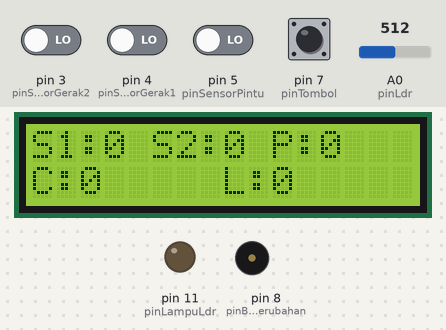
Simulated run of this sketch. Board: Arduino Uno, built with avr-gcc and run on an emulated ATmega328P. Parts: 16×2 character LCD, output pins drawn as LEDs (lit = HIGH), buzzer (waves = sounding, pin HIGH). The test bench sets the inputs (shaded band); at power-on: pin 7 (pinTombol) HIGH, pin 3 (pinSensorGerak2), pin 4 (pinSensorGerak1), pin 5 (pinSensorPintu) LOW, A0 (pinLdr) = 512. What the sketch prints to the serial monitor is not drawn.

Above: at 1.2 s.
1.3 s: pin 7 (pinTombol) pulled LOW for 1 s
At 3.1 s:
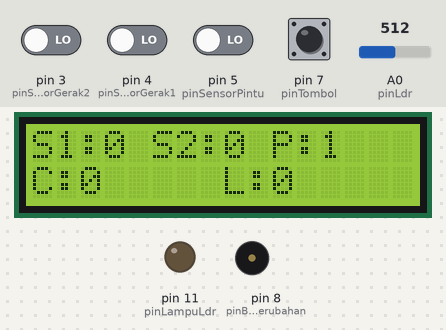
3.8 s: pin 5 (pinSensorPintu) driven HIGH
At 4.9 s:
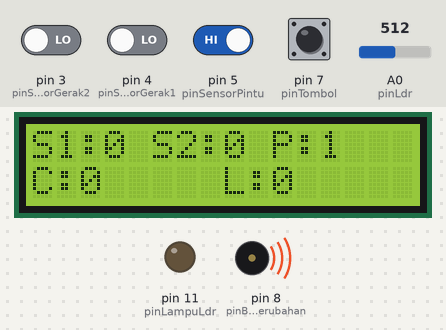
5.3 s: pin 7 (pinTombol) pulled LOW for 0.15 s
At 8.26 s:
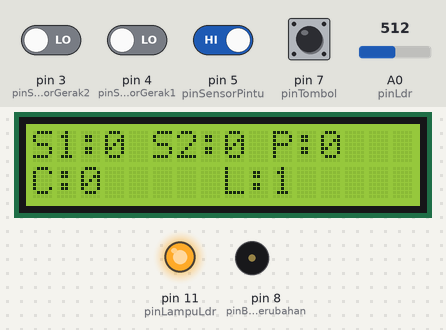
8.4 s: pin 7 (pinTombol) pulled LOW for 0.15 s
At 9.4 s:
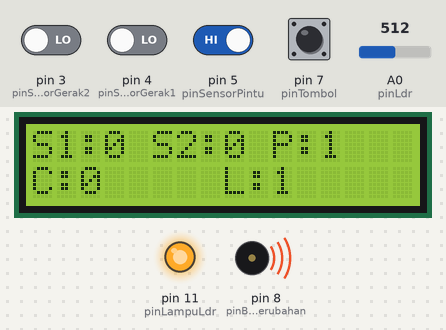
10.0 s: pin 3 (pinSensorGerak2) driven HIGH
At 10.5 s:
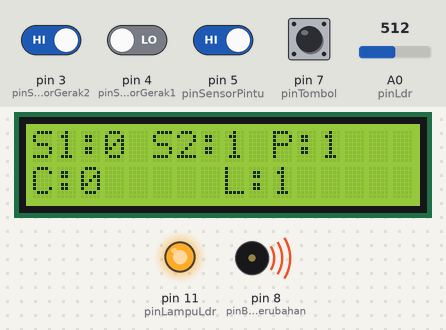
11.5 s: pin 4 (pinSensorGerak1) driven HIGH
At 13.0 s:
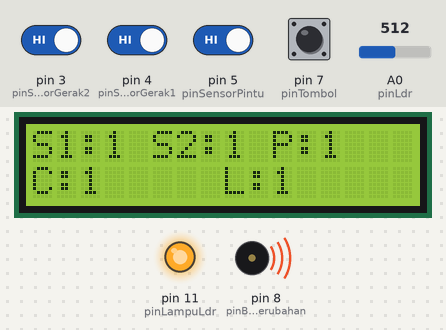
Timing chart, 0 to 14.1 s (numbered marks = the images above; inputs shaded):
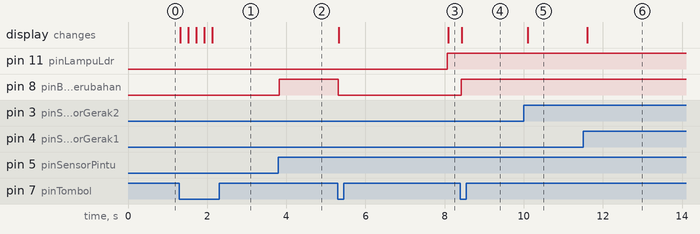

The sketch:

keamananBaru.ino
```cpp
#include <Wire.h>
#include <LiquidCrystal_I2C.h>
#include <TaskScheduler.h>

LiquidCrystal_I2C lcd(0x27, 16, 2);

class SensorPintu {
public:
    int pinSensorPintu;
    int pinBuzzer;
    int pinTombol;

    bool alarmAktif = false;
    bool statusTombol = false;
    unsigned long waktuTombolTerakhir = 0;
    const unsigned long debounceDelay = 200;

    SensorPintu(int _pinSensorPintu, int _pinBuzzer, int _pinTombol) {
        pinSensorPintu = _pinSensorPintu;
        pinBuzzer = _pinBuzzer;
        pinTombol = _pinTombol;
    }

    void init() {
        pinMode(pinSensorPintu, INPUT);
        pinMode(pinBuzzer, OUTPUT);
        pinMode(pinTombol, INPUT_PULLUP);
    }

    void cekPintu() {
        int statePintu = digitalRead(pinSensorPintu);
        int currentTombolState = digitalRead(pinTombol);
        unsigned long currentMillis = millis();

        if (currentTombolState == LOW && (currentMillis - waktuTombolTerakhir >= debounceDelay)) {
            alarmAktif = !alarmAktif;
            waktuTombolTerakhir = currentMillis;
            Serial.print("Alarm ");
            Serial.println(alarmAktif ? "Aktif" : "Nonaktif");
        }

        if (alarmAktif) {
            if (statePintu == HIGH) {
                Serial.println("Pintu Terbuka! Alarm Aktif.");
                digitalWrite(pinBuzzer, HIGH);
            } else {
                digitalWrite(pinBuzzer, LOW);
            }
        } else {
            digitalWrite(pinBuzzer, LOW);
        }
    }
};

class Keamanan {
public:
    String namaSensor;
    int pinSensorGerak;
    int pinBuzzerPerubahan;
    int batasPerubahan;

    int intervalBunyi = 200;
    int jumlahBunyi = 4;

    unsigned long waktuBunyiTerakhir;
    int counterBunyi;
    int counterSensorGerak;

    int stateSensorGerak = LOW;
    int lastStateSensorGerak;

    Keamanan(String _namaSensor, int _pinSensorGerak, int _pinBuzzerPerubahan, int _batasPerubahan) {
        pinSensorGerak = _pinSensorGerak;
        namaSensor = _namaSensor;
        pinBuzzerPerubahan = _pinBuzzerPerubahan;
        batasPerubahan = _batasPerubahan;
    }

    void init() {
        pinMode(pinSensorGerak, INPUT);
        pinMode(pinBuzzerPerubahan, OUTPUT);
    }

    void cekSensorGerak() {
        stateSensorGerak = digitalRead(pinSensorGerak);

        if (stateSensorGerak != lastStateSensorGerak) {
            if (stateSensorGerak == HIGH && lastStateSensorGerak == LOW) {
                counterSensorGerak++;
                Serial.println(namaSensor + " - Sensor Gerak: HIGH");
                Serial.println(namaSensor + " - Counter: " + String(counterSensorGerak));
                bunyikanBuzzerCepat();
            }
            lastStateSensorGerak = stateSensorGerak;
        }
    }

    void bunyikanBuzzerCepat() {
        unsigned long waktuSekarang = millis();
        if (waktuSekarang - waktuBunyiTerakhir >= intervalBunyi && counterBunyi < jumlahBunyi) {
            digitalWrite(pinBuzzerPerubahan, HIGH);
            waktuBunyiTerakhir = waktuSekarang;
            counterBunyi++;
        }

        if (waktuSekarang - waktuBunyiTerakhir >= 70) {
            digitalWrite(pinBuzzerPerubahan, LOW);
        }

        if (counterBunyi >= jumlahBunyi) {
            counterBunyi = 0;
            digitalWrite(pinBuzzerPerubahan, LOW);
        }
    }
};

class SensorLDR {
public:
    int nilaiLDR;
    int pinLDR;
    int pinLampu;
    int ambangBatas = 840;

    bool lampuMenyala = false;
    bool statusGelap = false;
    unsigned long waktuPerubahanTerakhir = 0;

    SensorLDR(int _pinLDR, int _pinLampu) {
        pinLDR = _pinLDR;
        pinLampu = _pinLampu;
    }

    void init() {
        pinMode(pinLDR, INPUT);
        pinMode(pinLampu, OUTPUT);
    }

    void read() {
        nilaiLDR = analogRead(pinLDR);
        bool kondisiGelapSaatIni = (nilaiLDR < ambangBatas);

        if (kondisiGelapSaatIni != statusGelap) {
            waktuPerubahanTerakhir = millis();
            statusGelap = kondisiGelapSaatIni;
        }

        if (millis() - waktuPerubahanTerakhir >= 8000) {
            if (statusGelap && !lampuMenyala) {
                digitalWrite(pinLampu, HIGH);
                lampuMenyala = true;
                Serial.println("Kondisi Gelap, Lampu Menyala");
            } else if (!statusGelap && lampuMenyala) {
                digitalWrite(pinLampu, LOW);
                lampuMenyala = false;
                Serial.println("Kondisi Terang, Lampu Mati");
            }
        }
    }
};

#define pinSensorGerak1 4
#define pinSensorGerak2 3
#define pinSensorPintu 5
#define pinBuzzerPerubahan 8
#define pinLampuPintu 9
#define pinLdr 14
#define pinLampuLdr 11
#define pinTombol 7

SensorLDR sensorLampu(pinLdr, pinLampuLdr);
Keamanan sensorKeamanan("Sensor 1", pinSensorGerak1, pinBuzzerPerubahan, 8);
Keamanan sensorKeamanan2("Sensor 2", pinSensorGerak2, pinBuzzerPerubahan, 8);
SensorPintu sensorPintu(pinSensorPintu, pinBuzzerPerubahan, pinTombol);

Scheduler runner;

void setup() {
    Serial.begin(9600);
    sensorKeamanan.init();
    sensorKeamanan2.init();
    sensorLampu.init();
    sensorPintu.init();
    lcd.init();
    lcd.backlight();
}

void loop() {
    runner.execute();

    sensorKeamanan.cekSensorGerak();
    sensorKeamanan2.cekSensorGerak();
    sensorLampu.read();
    sensorPintu.cekPintu();
    showDisplay();
}

void showDisplay() {
    lcd.setCursor(0, 0);
    lcd.print("S1:");
    lcd.print(sensorKeamanan.stateSensorGerak == HIGH ? "1" : "0");
    lcd.setCursor(5, 0);
    lcd.print("S2:");
    lcd.print(sensorKeamanan2.stateSensorGerak == HIGH ? "1" : "0");
    lcd.setCursor(10, 0);
    lcd.print("P:");
    lcd.print(sensorPintu.alarmAktif ? "1" : "0");
    lcd.setCursor(0, 1);
    lcd.print("C:");
    lcd.print(sensorKeamanan.counterSensorGerak);
    lcd.setCursor(8, 1);
    lcd.print("L:");
    lcd.print(sensorLampu.lampuMenyala ? "1" : "0");
}
```

Measured:
- after the input at 1.3 s, the display: changes at once (image 1)
- after the input at 3.8 s, pin 8 (pinBuzzerPerubahan): LOW → HIGH at once
- after the input at 5.3 s, pin 8 (pinBuzzerPerubahan): HIGH → LOW at once; the display: first changes at once (image 3 shows a later state)
- after the input at 8.4 s, pin 8 (pinBuzzerPerubahan): LOW → HIGH at once; the display: changes at once (image 4)
- after the input at 10.0 s, the display: changes after 0.10 s (image 5)
- after the input at 11.5 s, the display: changes after 0.10 s (image 6)
